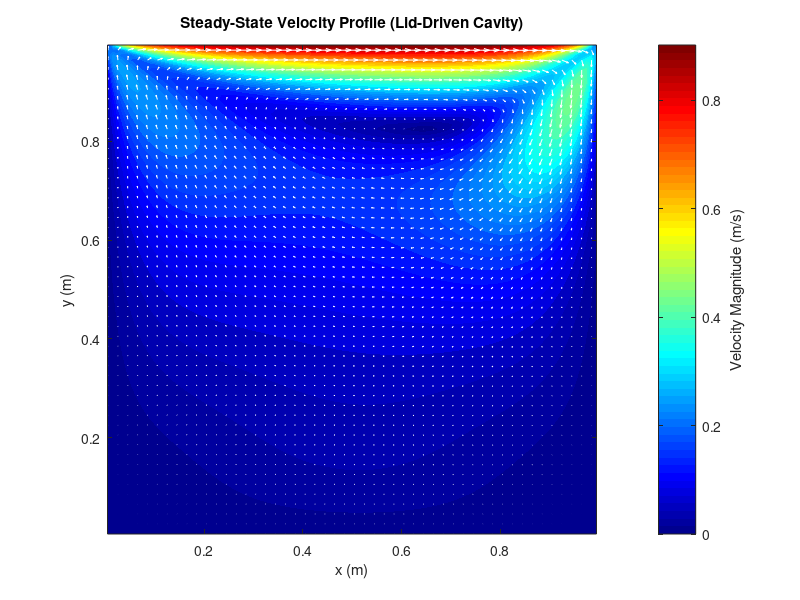
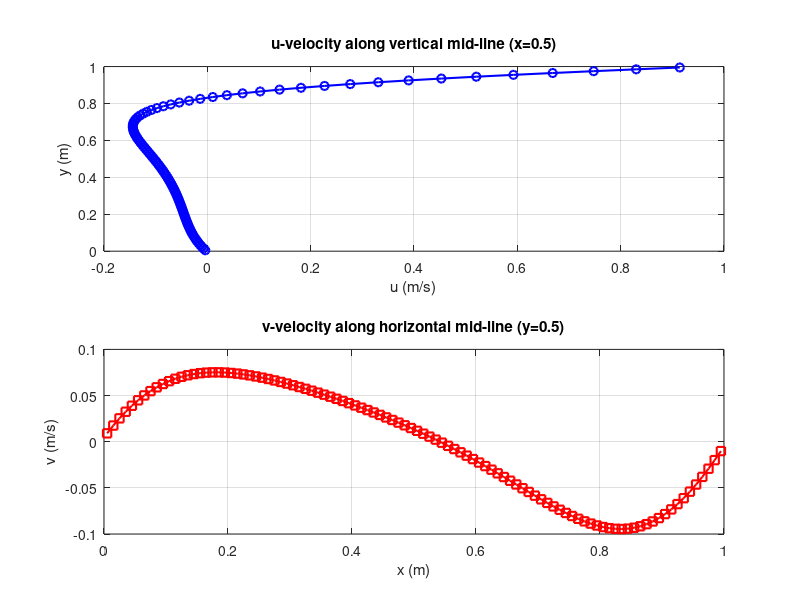

The MATLAB source for these figures, in order:
clear; clc;
data = load('cavity_SIMPLEC_omp.txt');

% Change grid size when they were altered in Fortran solver
nx = 100; ny = 100;

X = reshape(data(:, 1), nx, ny)';
Y = reshape(data(:, 2), nx, ny)';
U = reshape(data(:, 3), nx, ny)';
V = reshape(data(:, 4), nx, ny)';

% Calculate velocity magnitude: |V| = sqrt(u^2 + v^2)
VelMag = sqrt(U.^2 + V.^2);

% Plot 1: Velocity magnitude field 
figure('Color', 'w', 'Position', [100 100 800 600]);
contourf(X, Y, VelMag, 50, 'LineStyle', 'none');
colormap(jet);
cb = colorbar;
ylabel(cb, 'Velocity Magnitude (m/s)');
hold on;

% Add vectors for direction
skip = 2;
quiver(X(1:skip:end, 1:skip:end), Y(1:skip:end, 1:skip:end), ...
       U(1:skip:end, 1:skip:end), V(1:skip:end, 1:skip:end), 1.2, 'w');

title('Steady-State Velocity Profile (Lid-Driven Cavity)');
xlabel('x (m)'); ylabel('y (m)');
axis equal tight;

% Plot 2: Benchmark mid-line profiles
figure('Color', 'w', 'Position', [950 100 500 600]);

% U-velocity along vertical mid-line (x = 0.5)
subplot(2,1,1);
mid_x = round(nx/2);
plot(U(:, mid_x), Y(:, mid_x), 'b-o', 'LineWidth', 1.5);
grid on;
title('u-velocity along vertical mid-line (x=0.5)');
xlabel('u (m/s)'); ylabel('y (m)');

% V-velocity along horizontal mid-line (y = 0.5)
subplot(2,1,2);
mid_y = round(ny/2);
plot(X(mid_y, :), V(mid_y, :), 'r-s', 'LineWidth', 1.5);
grid on;
title('v-velocity along horizontal mid-line (y=0.5)');
xlabel('x (m)'); ylabel('v (m/s)');
